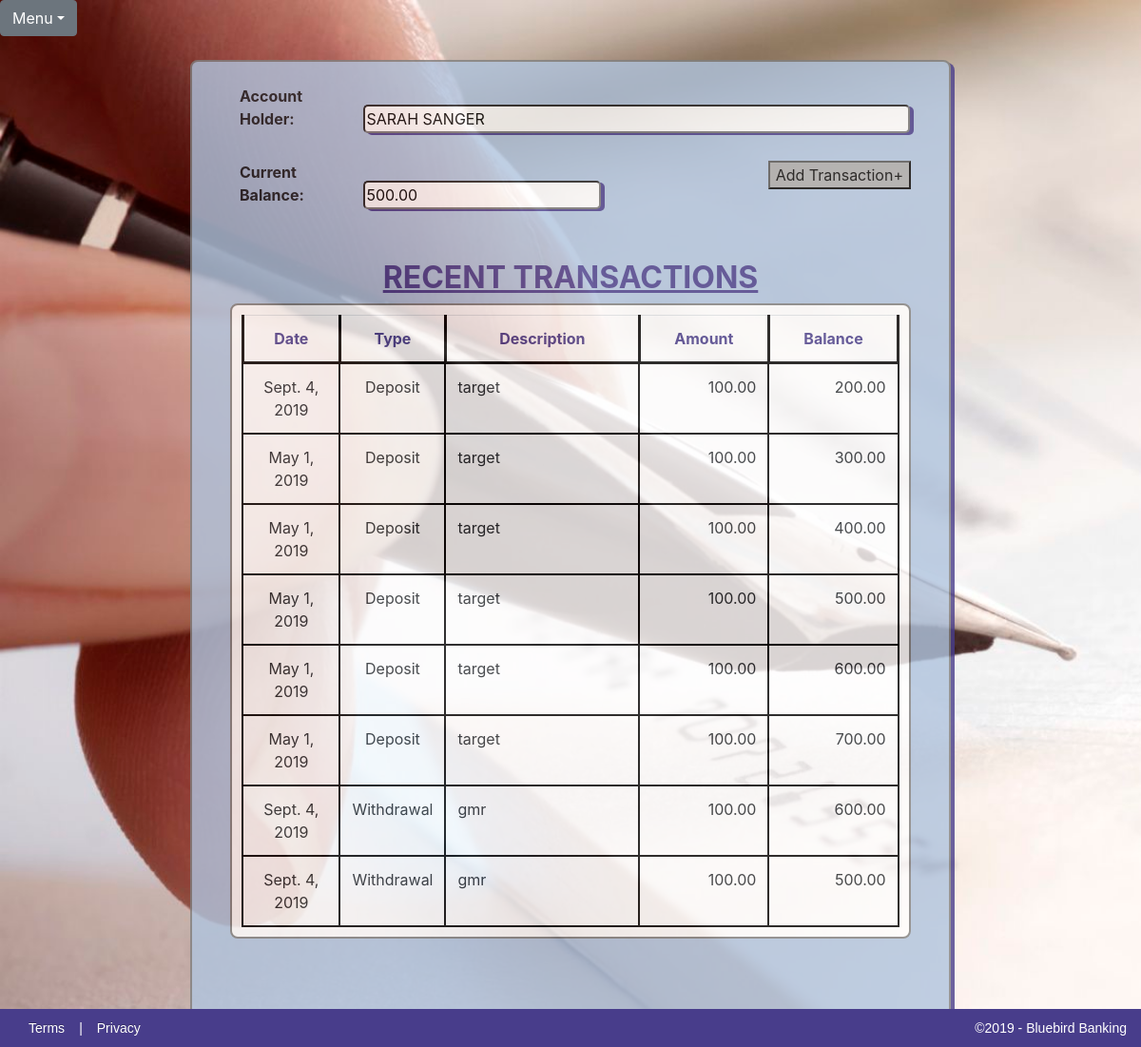
Page /1/balance/ on the committed database.
### Checkbook/models.py (models this page shows)
class Account(models.Model):
    first_name = models.CharField(max_length=50)
    last_name = models.CharField(max_length=50)
    initial_deposit = models.DecimalField(max_digits=15, decimal_places=2)
    Accounts = models.Manager()
    def __str__(self):
        return self.first_name + ' ' + self.last_name

class Transaction(models.Model):
    date = models.DateField()
    type = models.CharField(max_length=10, choices=TransactionTypes)
    amount = models.DecimalField(max_digits=15, decimal_places=2)
    description = models.CharField(max_length=100)
    account = models.ForeignKey(Account, on_delete=models.CASCADE)
    Transactions = models.Manager()

### Checkbook/views.py (the view)
# urls.py: path('balance/', views.balance, name='balance'),
def balance(request, pk):
    account = get_object_or_404(Account, pk=pk)
    transactions = Transaction.Transactions.filter(account=pk)
    current_total = account.initial_deposit
    table_contents = {}
    for t in transactions:
        if t.type == 'Deposit':
            current_total += t.amount
            table_contents.update({t: current_total})
        else:
            current_total -= t.amount
            table_contents.update({t: current_total})
    content = {'account': account, 'table_contents': table_contents, 'balance': current_total}
    return render(request, 'checkbook/BalanceSheet.html', content)

### Checkbook/Templates/checkbook/BalanceSheet.html (shortened to what this page needs)
{% extends 'checkbook_base.html' %}
{% block content %}
			<div id="all-transactions-form">
				<form>
					<br>
					<label>Account Holder:</label>
					<input id="accountholder" type="text" name="accountHolder" value="{{ account }}" readonly>
					<br><br>
					<label>Current Balance:</label>
					<input id="balance" type="text" name="currentBalance" value="{{ balance }}" readonly>
					<button type="button"><a href="{% url 'transaction' %}">Add Transaction+</a></button>
				</form>
				<br><br>
			</div>
			<h2>RECENT TRANSACTIONS</h2>
			<table class="table table-responsive" id ="transactions-table">
				<tr id="headerRow">
					<th>Date</th>
					<th>Type</th>
					<th>Description</th>
					<th>Amount</th>
					<th>Balance</th>
				</tr>
				{% for key, total in table_contents.items %}
				<tr>
					<td class="center">{{ key.date }}</td>
					<td class="center">{{ key.type }}</td>
					<td class="left">{{ key.description }}</td>
					<td class="right">{{ key.amount }}</td>
					<td class="right">{{ total }}</td>
				</tr>
				{% endfor %}
			</table>
			<br><br>
{% endblock %}

### Checkbook/Templates/checkbook_base.html (shortened to what this page needs)
{% load static %}
<!DOCTYPE html>
<html lang="en">
	<head>
		<link rel="stylesheet" href="{% static '/CSS/CheckbookApp.css' %}">
		<link rel="stylesheet" href="https://stackpath.bootstrapcdn.com/bootstrap/4.3.1/css/bootstrap.min.css">
		<link rel="stylesheet" href="https://maxcdn.bootstrapcdn.com/font-awesome/4.7.0/css/font-awesome.min.css">
	</head>
	<header>
		<div class="JavaScriptDropdown">
			<div class="btn-group">
				<button type="button" class="btn btn-secondary dropdown-toggle" data-toggle="dropdown">Menu</button>
			</div>
		</div>
	</header>
	<body id="body">
		<div class="checkbook-container">
			{% block content %}{% endblock %}
			<br><br>
		</div>
		<section id="block-footer">
			<p id="footer-right"><a href="#">Terms</a>|<a href="#">Privacy</a></p>
			<p id="footer-left">&copy;2019 - Bluebird Banking</p>
		</section>
	</body>
</html>

### Checkbook/Static/CSS/CheckbookApp.css (style rules this page uses)
html, body { height: cover; width: cover; }
body { font-family: Lucida Sans Unicode; text-align: center; background-image: url('../../static/images/CheckCalligraphyPen.jpg'); -webkit-background-size: cover; -moz-background-size: cover; -o-background-size: cover; background-size: cover; overflow: scroll; background-repeat: no-repeat; }
label { width: 125px; margin-left: 50px; font-weight: bold; opacity: initial; }
input, select { width: 500px; border-radius: 5px; box-shadow: 4px 2px darkslateblue; }
th { border: 3px solid black; }
tr td { height: 25px; border: 2px solid black; word-wrap: normal; vertical-align: top; width: auto; }
#headerRow { color: darkslateblue; text-align: center; }
.center { text-align: center; width: 15%; }
.left { padding-left: 10px; width: 30%; word-wrap: normal; }
.right { padding-right: 5px; width: 20%; text-align: right; }
.JavaScriptDropdown { position: relative; margin-top: 0; }
.checkbook-container { opacity: 0.8; position: relative; width: 800px; height: auto; border-radius: 8px; border: 2px solid gray; box-shadow: 4px 3px darkslateblue; margin-left: auto; margin-right: auto; margin-top: 25px; background-color: lightsteelblue; }
.checkbook-container h2 { color: darkslateblue; font-size: 32px; font-weight: bold; text-align: center; text-decoration: underline; }
#all-transactions-form { position: relative; }
#all-transactions-form button { background-color: darkgray; position: relative; right: 40px; float: right; }
#accountholder { width: 575px; }
#balance { width: 250px; }
#transactions-table { background-color:white; width: 90%; height: auto; margin-right: auto; margin-left: auto; padding: 10px; border: 2px solid gray; border-collapse: collapse; border-radius: 8px; table-layout: auto; float: center; position: relative; }
.checkbook-container button, .new-account-button { background-color: darkgray; display: block; margin-left: auto; margin-right: auto; }
button a, button a:hover { text-decoration: none; text-align: center; color:black; }
#block-footer { clear: both; display: flex; width: 100%; -moz-box-sizing: border-box; margin: 0 auto; background-color: darkslateblue; position: fixed; bottom: 0; height: 40px; }
#block-footer a, #block-footer p { flex: 1; color: white; padding: 15px 15px; font-size: 14px; line-height: 10px; font-family:'PT Sans', Arial, Helvetica, sans-serif; }
#footer-left { width: 40%; text-align: right; }
#block-footer { float:left; clear:both; width:100%; }
#block-footer a { color: white; text-shadow: 0 -1px 0 rgba(0, 0, 0, 0.25); text-decoration: none; outline: medium none; }

### rows in the picture
Account: accountHolder "SARAH SANGER"
Transaction: date "Sept. 4, 2019", type "Deposit", description "target", amount "100.00", total "200.00"
Transaction: date "May 1, 2019", type "Deposit", description "target", amount "100.00", total "300.00"
Transaction: date "May 1, 2019", type "Deposit", description "target", amount "100.00", total "400.00"
Transaction: date "May 1, 2019", type "Deposit", description "target", amount "100.00", total "500.00"
Transaction: date "May 1, 2019", type "Deposit", description "target", amount "100.00", total "600.00"
Transaction: date "May 1, 2019", type "Deposit", description "target", amount "100.00", total "700.00"
Transaction: date "Sept. 4, 2019", type "Withdrawal", description "gmr", amount "100.00", total "600.00"
Transaction: date "Sept. 4, 2019", type "Withdrawal", description "gmr", amount "100.00", total "500.00"
